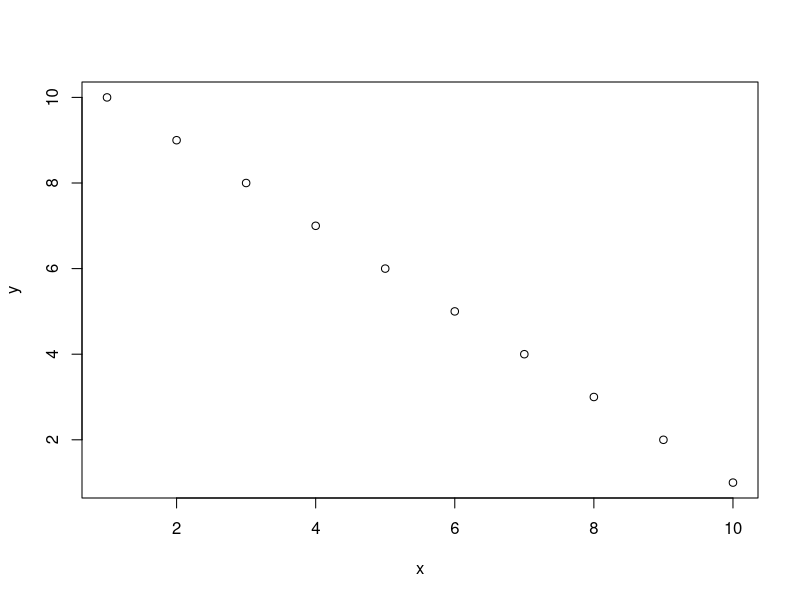
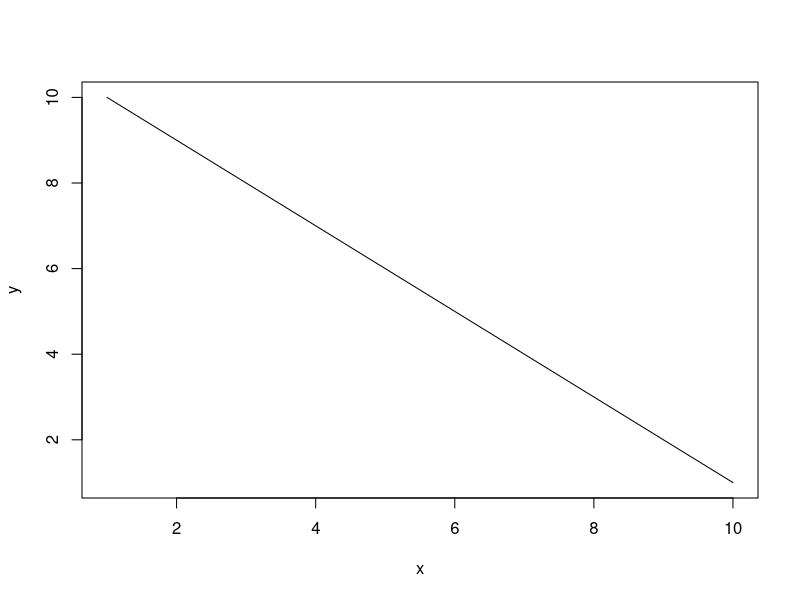
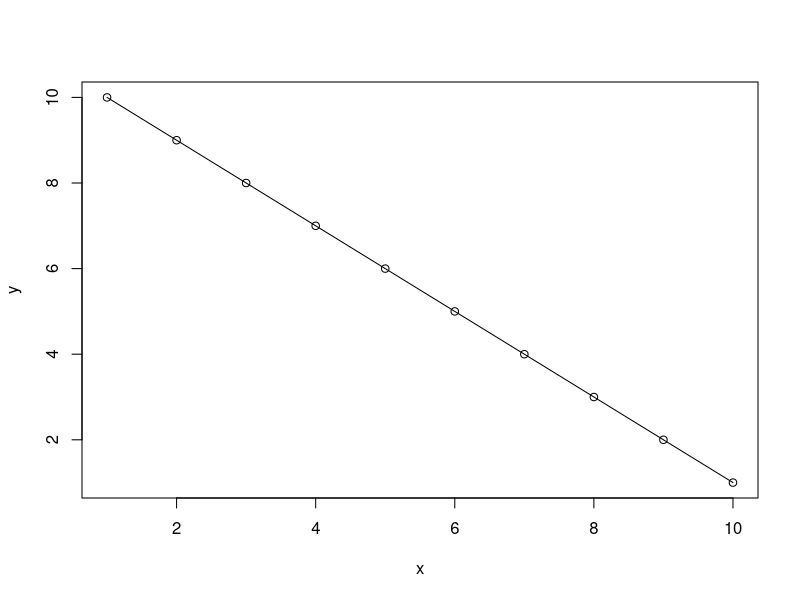
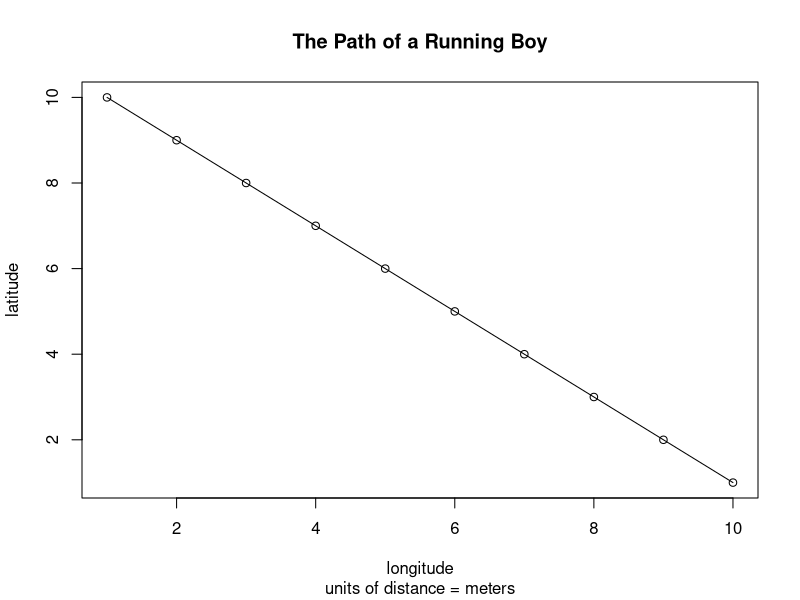
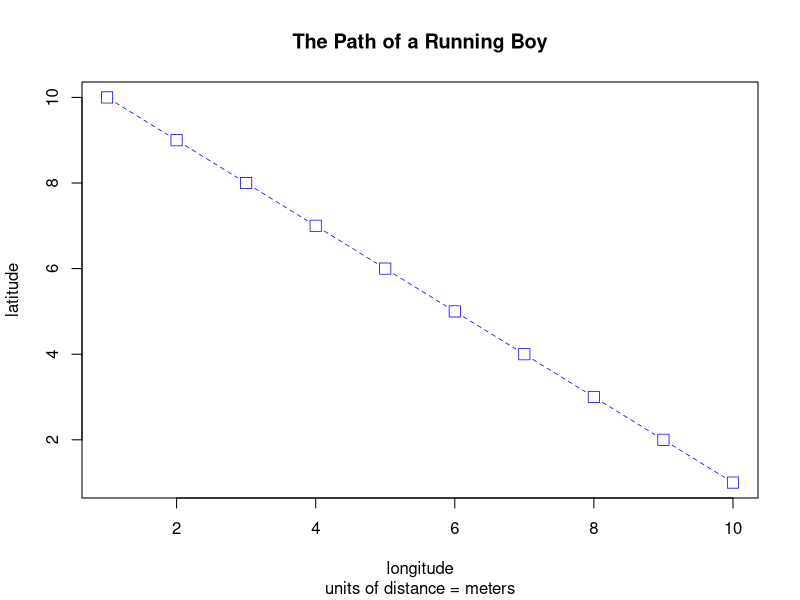
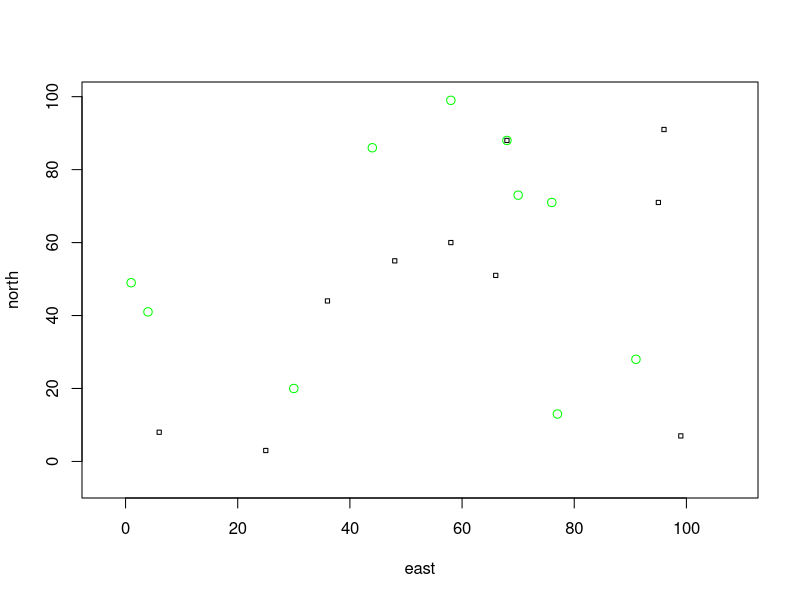
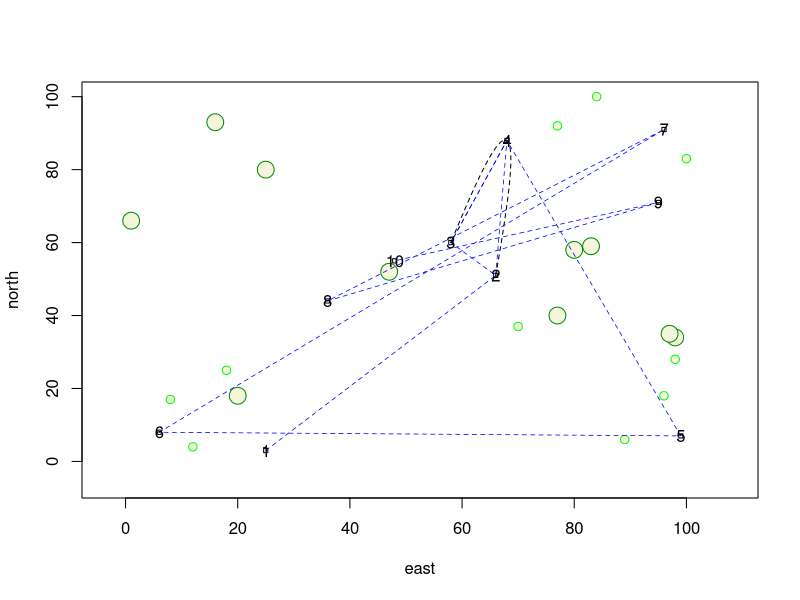
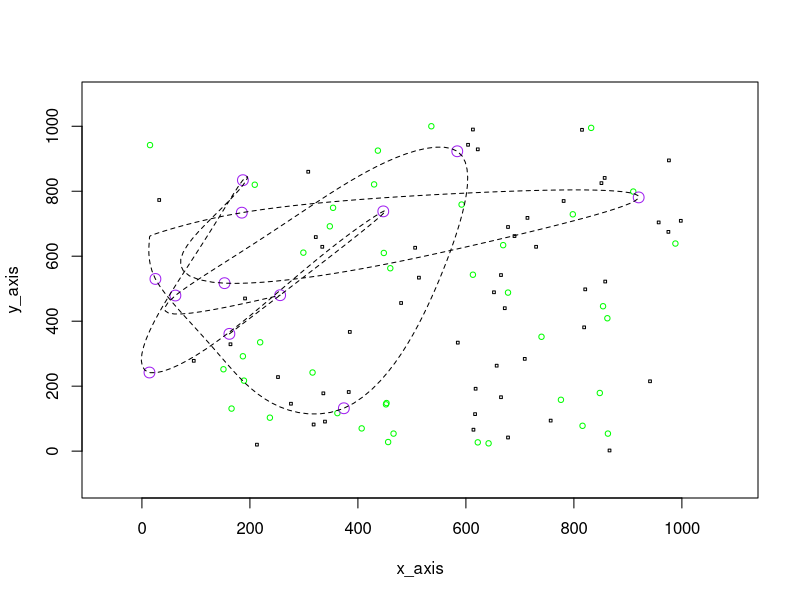

The R source for these figures, in order:
# Set the working directory as the file where your data is stored
setwd('/Users/aeraposo/R_files/Testing-data')
# Show me what we set the working directory as
getwd()

# Creating objects
# A list of a range of numbers
x <- 1:10
y <- 10:1 # listing in reverse order
# show me all the objects in the project
ls()

# Making a plot using the above lists
plot(x,y) # plot the points
plot(x,y,type = "l") # plot a line
plot(x,y,type = 'o') # plot the points and a line

# Plot with labels (can all be on one line- comma separated input arguments for plot)
plot(x, y, type = "o", 
     main = "The Path of a Running Boy",
     sub = "units of distance = meters",
     xlab = "longitude", 
     ylab = "latitude")

# change the line type (lty), color (col), line weight (lwd), point shape (pch)
plot(x, y, type = "b", main = "The Path of a Running Boy", 
     sub = "units of distance = meters", 
     xlab = "longitude", 
     ylab = "latitude",
     lty = 2,
     lwd = .75,
     col = "blue",
     pch = 0,
     cex = 1.5)

# More complicated plots and DataFrames
x <- 1:100
y <- 1:100

# select 10 random points, x and y specify the range of the values
east <- sample(x, size = 10, replace = TRUE)
north <- sample(y, size = 10, replace = TRUE)

# make a plot with the 10 random points (specified above), squares argument specifies the size of squares, inches = FALSE specifies that the units of the axis and of the points are the same
symbols(east, north, squares = rep(.75,10), inches = FALSE)
# add more random points to this graph but as circles (recall, x and y specify the range of the random values)
# add = TRUE adds the new points to the previous graph, 0.75 is the radius of each circle, fg specifies the color of circles
symbols(sample(x, 10, replace = TRUE), 
        sample(y, 10, replace = TRUE), 
        circles = rep(.75,10), 
        inches = FALSE,
        fg = "green",
        add = TRUE)

# do it again with more point types
symbols(east, north, squares = rep(.75,10), inches = FALSE)

symbols(sample(x, 10, replace = TRUE), 
        sample(y, 10, replace = TRUE), 
        circles = rep(.75,10), 
        inches = FALSE,
        fg = "green1",
        bg = "beige",
        add = TRUE)

symbols(sample(x, 10, replace = TRUE), 
        sample(y, 10, replace = TRUE), 
        circles = rep(1.5,10), 
        inches = FALSE,
        fg = "green4",
        bg = "beige",
        add = TRUE)

# Make a DataFrame
class(east) # show type (lists of integers so the type is integer)
dwellings <- cbind.data.frame(id = 1:10, east, north) #make a DataFrame (id is the index numbers range, east and north are the columns)
dwellings # show me

# lets add lines to our previous plot (from point to point as they are graphed), the $ indexes the DF/tells in which variable to look at.
# notice this command does NOT need the add = TRUE command
lines(x = dwellings$east,
      y = dwellings$north,
      lty = 2,
      lwd = .75,
      col = "blue")
# label the points in the order they were added
text(x = dwellings$east,
     y = dwellings$north,
     labels = dwellings$id)

# Add more lines among 3 random points
# randomly select 3 numbers between 1 and 10 (distinct ones b/c replace is false)
locs <- sample(1:10, 3, replace = FALSE)
class(locs)
# brackets can be used like this [row#,col#] to select a specific DF entry
# add the lines- note that locs' entries are used to index the dwellings DF for the random points
lines(x = dwellings[locs, 2],
      y = dwellings[locs, 3],
      lty = 2,
      lwd = .75,
      col = "blue")
# an alternative way of doing the same thing
#text(x = dwellings[locs, ]$east, 
#     y = dwellings[locs, ]$north + 3,
#     labels = dwellings[locs, ]$id)

# draw a curved line b/t 3 points
xspline(x = dwellings[locs, 2],
        y = dwellings[locs, 3],
        shape = -1,
        lty = 2)

# STRECH GOAL:
x <- 1:1000
y <- 1:1000

x_axis <- sample(x, size = 50, replace = TRUE)
y_axis <- sample(y, size = 50, replace = TRUE)

# add 50 random points
symbols(x_axis, y_axis, squares = rep(5,50), inches = FALSE)

# add 40 random circles ("trees")
symbols(sample(x, 40, replace = TRUE), 
        sample(y, 40, replace = TRUE), 
        circles = rep(5,40), 
        inches = FALSE,
        fg = "green",
        add = TRUE)

# add 12 larger trees
x_12 = sample(x, 12, replace = TRUE)
y_12 = sample(y, 12, replace = TRUE)

symbols(x_12,y_12, 
        circles = rep(10,12), 
        inches = FALSE,
        fg = "purple",
        add = TRUE)

# add a curved line among the 12 points randomly added to this DF

xspline(x = x_12,
        y = y_12,
        shape = -1,
        lty = 2)